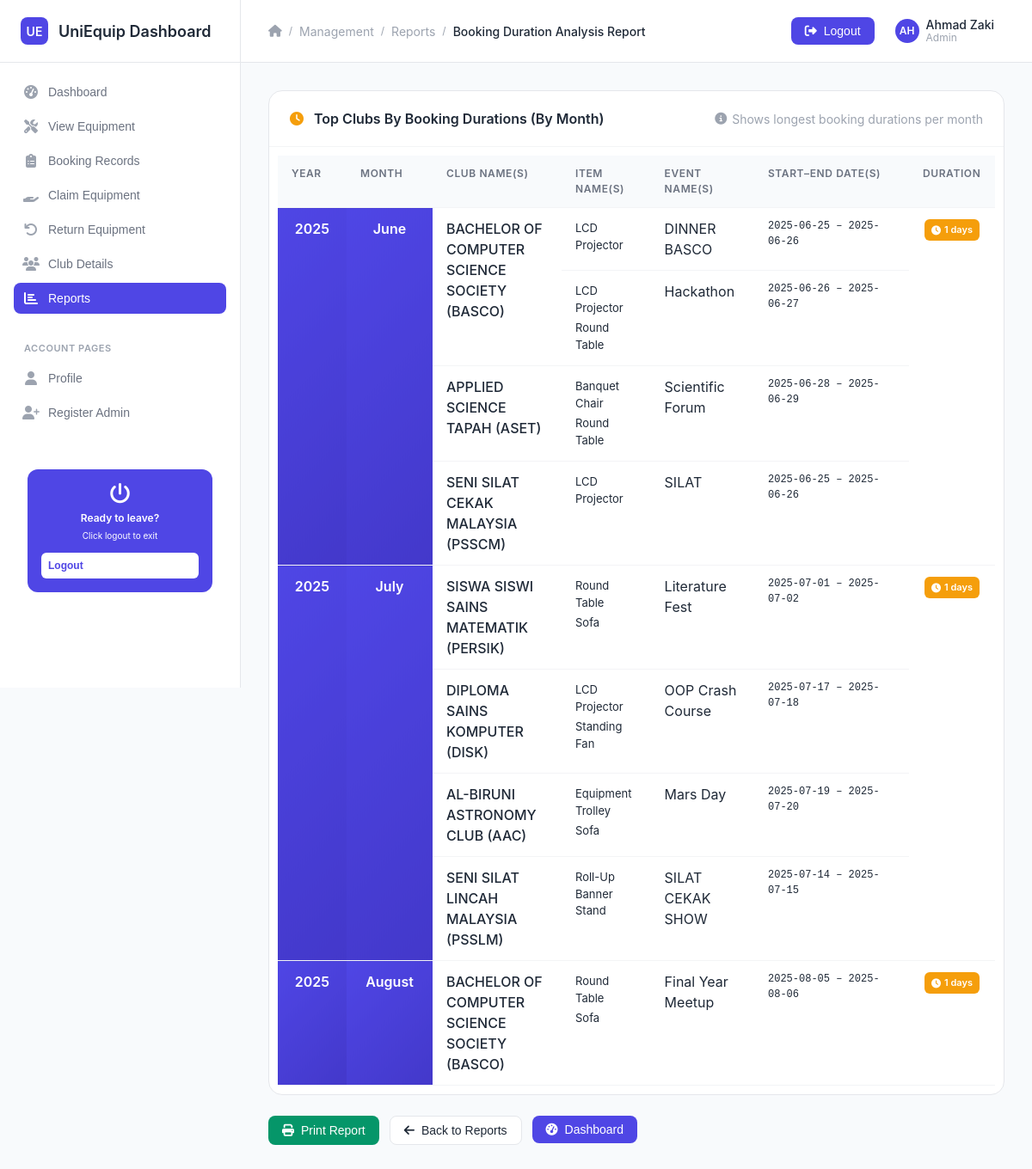
The app's page /adminGraphLateReturn.php (signed in) with its own data.
### tables this page shows
CREATE TABLE `booking` (
  `id_booking` int(10) NOT NULL,
  `stud_num` int(10) NOT NULL,
  `staff_num` int(10) DEFAULT NULL,
  `event_name` varchar(50) NOT NULL,
  `status` varchar(50) NOT NULL,
  `start_date` date NOT NULL,
  `end_date` date NOT NULL,
  `club_name` varchar(50) NOT NULL,
  `return_date` date DEFAULT NULL
);

### adminGraphLateReturn.php (the view, shortened to what the rows shown need)
<?php
include 'db.php';
?>
<!DOCTYPE html>
<html lang="en">
<head>
    <link href="https://cdnjs.cloudflare.com/ajax/libs/font-awesome/6.4.0/css/all.min.css" rel="stylesheet">
    <link href="style.css" rel="stylesheet">
</head>
<body>
    <div class="dashboard-container">
        <div class="main-content">
            <div class="content-area">
                <div class="table-container">
                    <div class="table-header">
                        <h2 class="table-title">
                            <i class="fas fa-clock" style="margin-right: 8px; color: var(--warning-color);"></i>
                            Top Clubs By Booking Durations (By Month)
                        </h2>
                    </div>
                    <div class="table-wrapper">
                        <table class="duration-table">
                            <thead>
                                <tr>
                                    <th style="width: 80px;">Year</th>
                                    <th style="width: 100px;">Month</th>
                                    <th style="width: 150px;">Club Name(s)</th>
                                    <th>Item Name(s)</th>
                                    <th>Event Name(s)</th>
                                    <th style="width: 180px;">Start–End Date(s)</th>
                                    <th style="width: 100px;">Duration</th>
                                </tr>
                            </thead>
                            <tbody>
                                <?php
                                $sql = "
                                    SELECT
                                        YEAR(b.start_date) AS year,
                                        MONTH(b.start_date) AS month,
                                        b.club_name,
                                        b.event_name,
                                        e.name AS item_name,
                                        b.start_date,
                                        b.end_date,
                                        DATEDIFF(b.end_date, b.start_date) AS duration
                                    FROM booking b
                                    JOIN booking_equipment be ON b.id_booking = be.id_booking
                                    JOIN equipment e ON be.id_equipment = e.id_equipment
                                    WHERE b.start_date IS NOT NULL AND b.end_date IS NOT NULL
                                        AND b.status IN ('approved', 'borrowed', 'not claimed', 'returned')
                                ";
                                $result = $connect->query($sql);
                                $data_by_year_month = [];
                                while ($row = $result->fetch_assoc()) {
                                    $year = $row['year'];
                                    $month = $row['month'];
                                    $duration = $row['duration'];
                                    $key = $year . '-' . $month;
                                    if (!isset($data_by_year_month[$key])) {
                                        $data_by_year_month[$key] = [
                                            'year' => $year,
                                            'month' => $month,
                                            'max_duration' => $duration,
                                            'records' => [$row]
                                        ];
                                    } else {
                                        if ($duration > $data_by_year_month[$key]['max_duration']) {
                                            $data_by_year_month[$key]['max_duration'] = $duration;
                                            $data_by_year_month[$key]['records'] = [$row];
                                        } elseif ($duration == $data_by_year_month[$key]['max_duration']) {
                                            $data_by_year_month[$key]['records'][] = $row;
                                        }
                                    }
                                }
                                foreach ($data_by_year_month as $year_month_key => $data) {
                                    $records = $data['records'];
                                    $duration = $data['max_duration'];
                                    $year = $data['year'];
                                    $month = $data['month'];
                                    $month_name = date("F", mktime(0, 0, 0, $month, 10));
                                    $clubs_data = [];
                                    foreach ($records as $r) {
                                        $club = $r['club_name'];
                                        $event = $r['event_name'];
                                        $date_range = htmlspecialchars($r['start_date']) . " – " . htmlspecialchars($r['end_date']);
                                        $event_date_key = $event . "|" . $date_range;
                                        if (!isset($clubs_data[$club])) {
                                            $clubs_data[$club] = [];
                                        }
                                        if (!isset($clubs_data[$club][$event_date_key])) {
                                            $clubs_data[$club][$event_date_key] = [
                                                'event' => htmlspecialchars($event),
                                                'date_range' => $date_range,
                                                'items' => []
                                            ];
                                        }
                                        $clubs_data[$club][$event_date_key]['items'][] = htmlspecialchars($r['item_name']);
                                    }
                                    foreach ($clubs_data as $club => $event_dates) {
                                        foreach ($event_dates as $key => $data_item) {
                                            $clubs_data[$club][$key]['items'] = array_unique($data_item['items']);
                                        }
                                    }
                                    $total_rows = 0;
                                    foreach ($clubs_data as $club => $event_dates) {
                                        $total_rows += count($event_dates);
                                    }
                                    $year_printed = false;
                                    $month_printed = false;
                                    $duration_printed = false;
                                    foreach ($clubs_data as $club => $event_dates) {
                                        $club_rows = count($event_dates);
                                        $club_printed = false;
                                        foreach ($event_dates as $event_date_data) {
                                            echo "<tr>";
                                            if (!$year_printed) {
                                                echo "<td rowspan='" . $total_rows . "' class='month-header' style='text-align: center; font-weight: 600;'>" . $year . "</td>";
                                                $year_printed = true;
                                            }
                                            if (!$month_printed) {
                                                echo "<td rowspan='" . $total_rows . "' class='month-header' style='text-align: center; font-weight: 600;'>" . $month_name . "</td>";
                                                $month_printed = true;
                                            }
                                            if (!$club_printed) {
                                                echo "<td rowspan='" . $club_rows . "' class='club-cell'>" . htmlspecialchars($club) . "</td>";
                                                $club_printed = true;
                                            }
                                            echo "<td><ul><li>" . implode("</li><li>", $event_date_data['items']) . "</li></ul></td>";
                                            echo "<td>" . $event_date_data['event'] . "</td>";
                                            echo "<td style='font-size: 12px; font-family: monospace;'>" . $event_date_data['date_range'] . "</td>";
                                            if (!$duration_printed) {
                                                echo "<td rowspan='" . $total_rows . "' style='text-align: center;'>";
                                                echo "<span class='duration-badge'>";
                                                echo "<i class='fas fa-clock' style='margin-right: 4px;'></i>";
                                                echo $duration . " day" . ($duration !== 1 ? 's' : '');
                                                echo "</span>";
                                                echo "</td>";
                                                $duration_printed = true;
                                            }
                                            echo "</tr>";
                                        }
                                    }
                                }
                                ?>
                            </tbody>
                        </table>
                    </div>
                </div>
            </div>
        </div>
    </div>
</body>
</html>

### records on screen
booking: club_name "SENI SILAT CEKAK MALAYSIA (PSSCM)"
booking: club_name "SENI SILAT LINCAH MALAYSIA (PSSLM)"
booking: club_name "BACHELOR OF COMPUTER SCIENCE SOCIETY (BASCO)"

### other values on screen
substr($staff_name, 0, 2) "AH"
$staff_name "Ahmad Zaki"
$_SESSION['role'] "Admin"
$year "2025"
$month_name "June"
$club "BACHELOR OF COMPUTER SCIENCE SOCIETY (BASCO)"
implode("</li><li>", $event_date_data['items']) "LCD Projector"
$event_date_data['event'] "DINNER BASCO"
$event_date_data['date_range'] "2025-06-25 – 2025-06-26"
$duration "1"
implode("</li><li>", $event_date_data['items']) "LCD Projector Round Table"
$event_date_data['event'] "Hackathon"
$event_date_data['date_range'] "2025-06-26 – 2025-06-27"
$club "APPLIED SCIENCE TAPAH (ASET)"
implode("</li><li>", $event_date_data['items']) "Banquet Chair Round Table"
